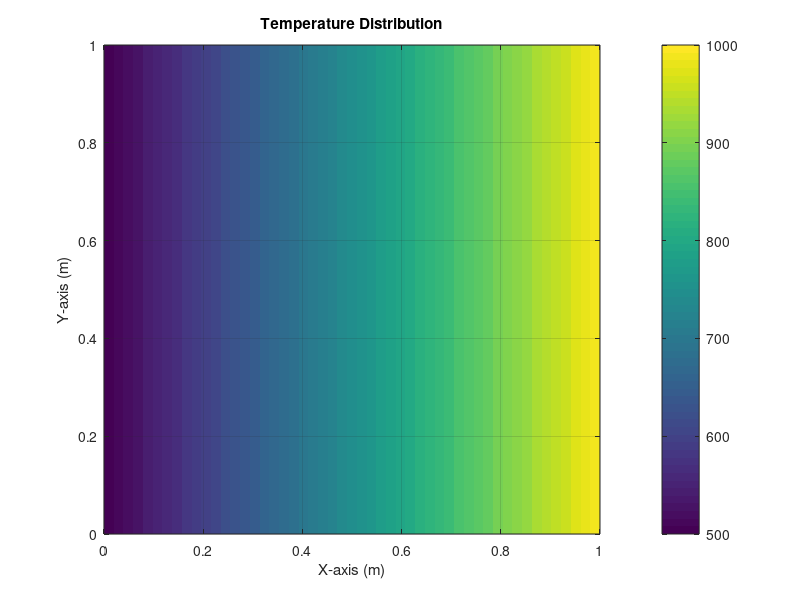

Source code (MATLAB):
clc;            % Clear the command window
clear;          % Clear all variables from the workspace
close all;      % Close all figure windows
% grid poins for L = 1m
m = 21; %grid points along x direction
n = 21; %grid points along y direction
dx = 1.0 / (m - 1); %grid size along x direction
dy = 1.0 / (n - 1); %grid size along y direction

% matricxs for store temperature values
T_old = zeros(m, n);
T_new = zeros(m, n);

% Coefficients of temperature
S = 1.0 / dy^2;
W = 1.0 / dx^2;
P = 2.0 * ((1.0 / dx^2) + (1.0 / dy^2));
E = 1.0 / dx^2;
N = 1.0 / dy^2;

% Initialize error and iteration count
e = 1; % Start with a large error to enter the loop
itr = 0;% to know how much itration was took

% Apply boundary conditions
for i = 1:m
    for j = 1:n
        if i == 1
            T_new(i, j) = 500.0; % Right boundary
        elseif i == m
            T_new(i, j) = 1000.0; % Bottom boundary
        else
           T_new(i, j) = 0.0; 
        end
    end
end

% solve using jacobi iteration method
while e > 1e-8
  
    T_old = T_new; % replace with old temperature with new temperature

    
    for i = 2:(m - 1) 
        for j = 2:(n - 1) 
            T_new(i, j) = (1.0 / P) * ( ...
                + S * T_old(i, j - 1) ...
                + W * T_old(i - 1, j) ...
                + E * T_old(i + 1, j) ...
                + N * T_old(i, j + 1));
        end
    end

    % Apply Neumann boundary condition at the top and bottom

  T_new(:,n) = T_new(:,n-1);
  T_new(:,1) = T_new(:,2);


    % Calculate the error
    e = 0; 
    for i = 1:m
        for j = 1:n
            e = e + (T_new(i, j) - T_old(i, j))^2;
        end
    end
    e = sqrt(e / (m * n));

    % Increment iteration count
    itr = itr + 1;
end

% Display results

disp(['Converged in ', num2str(itr), ' iterations.']);
disp(['Final Error: ', num2str(e)]);

% Generate grid for plotting
x = linspace(0, 1, m);
y = linspace(0, 1, n);
[X, Y] = meshgrid(x, y);

% Plot temperature contours as filled color regions
figure;
contourf(X, Y, T_new', 50, 'LineStyle', 'none'); % Transpose T_new for correct orientation
colorbar;
caxis([min(T_new(:)), max(T_new(:))]); % Set color scale to data range
title('Temperature Distribution');
xlabel('X-axis (m)');
ylabel('Y-axis (m)');
grid on;
